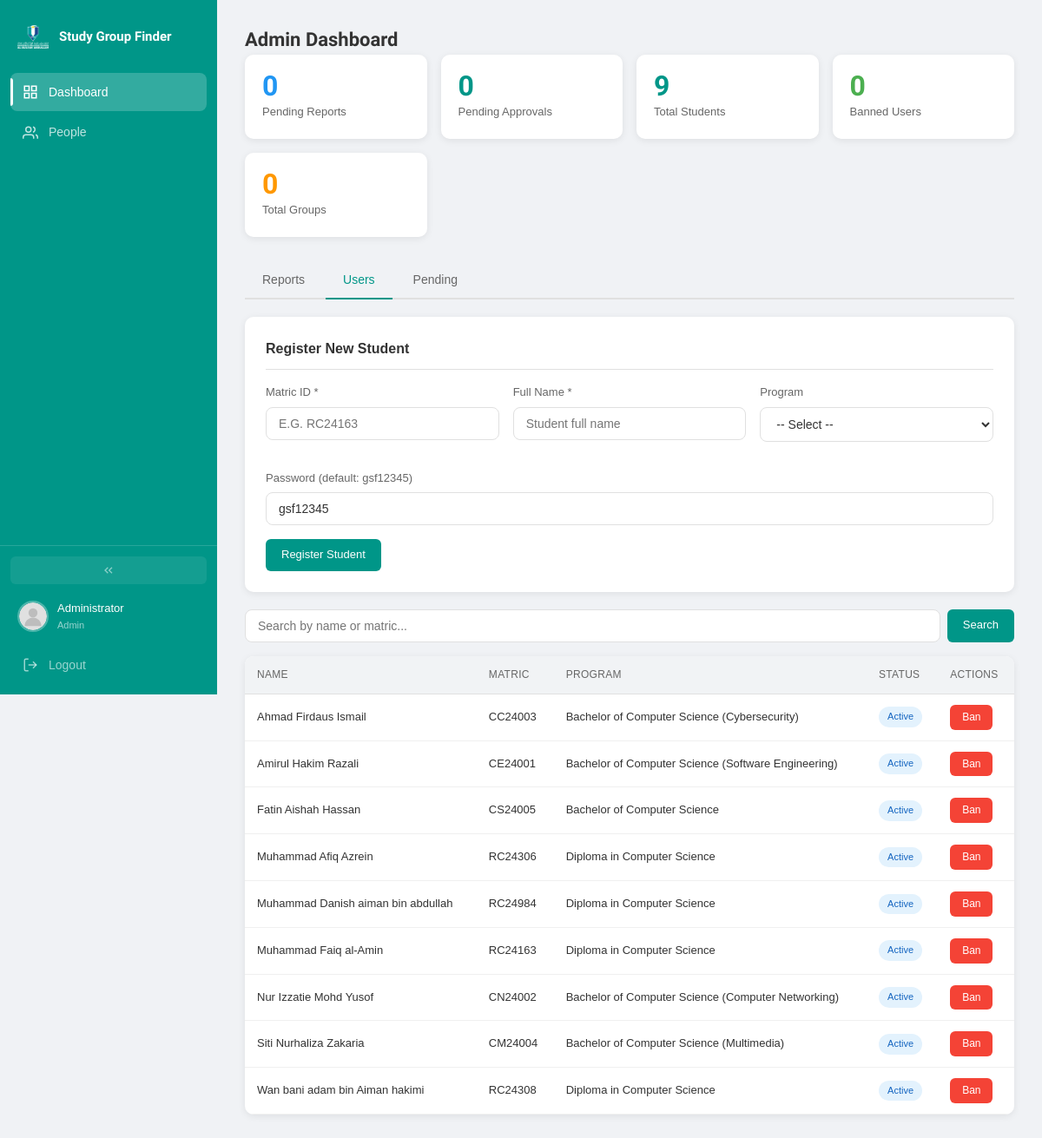
Screenshot of /php/admin/?tab=users (signed in) with the database file from the repository.
### tables this page shows
CREATE TABLE IF NOT EXISTS users (
    id INT AUTO_INCREMENT PRIMARY KEY,
    matric_id VARCHAR(20) UNIQUE NOT NULL,
    full_name VARCHAR(100) NOT NULL,
    password VARCHAR(255) NOT NULL,
    role ENUM('Student','Admin') DEFAULT 'Student',
    approved TINYINT(1) NOT NULL DEFAULT 1,
    program VARCHAR(100),
    bio TEXT,
    avatar VARCHAR(255),
    banner VARCHAR(255),
    primary_color VARCHAR(7) DEFAULT '#009688',
    secondary_color VARCHAR(7) DEFAULT '#ffffff',
    text_color VARCHAR(7) DEFAULT '#333333',
    font_choice VARCHAR(30) DEFAULT 'Satoshi',
    card_style VARCHAR(20) DEFAULT 'plain',
    bg_type VARCHAR(20) DEFAULT 'default',
    bg_color VARCHAR(7) DEFAULT '#f0f2f5',
    bg_image VARCHAR(255),
    last_active DATETIME,
    banned_until DATETIME,
    ban_reason TEXT,
    muted_until DATETIME,
    created_at TIMESTAMP DEFAULT CURRENT_TIMESTAMP
);

### php/core/auth.php (called while the page is built, shortened)
<?php
function e(?string $val): string {
    return htmlspecialchars($val ?? '', ENT_QUOTES, 'UTF-8');
}

### php/admin/index.php (the view, shortened to what this page needs)
<?php
require_once __DIR__ . '/../core/auth.php';
require_once __DIR__ . '/../core/db.php';
require_once __DIR__ . '/../core/layout.php';
$base = base_url();
$tab = $_GET['tab'] ?? 'reports';
$stmt = $pdo->query("SELECT COUNT(*) FROM reports WHERE status = 'pending'");
$pending_reports = (int) $stmt->fetchColumn();
$stmt = $pdo->query("SELECT COUNT(*) FROM users WHERE role = 'Student' AND approved = 1");
$total_users = (int) $stmt->fetchColumn();
$stmt = $pdo->query("SELECT COUNT(*) FROM users WHERE role = 'Student' AND approved = 0");
$pending_approvals = (int) $stmt->fetchColumn();
$stmt = $pdo->query("SELECT COUNT(*) FROM users WHERE role = 'Student' AND approved = 1 AND banned_until IS NOT NULL AND banned_until > NOW()");
$banned_users = (int) $stmt->fetchColumn();
$stmt = $pdo->query("SELECT COUNT(*) FROM groups_");
$total_groups = (int) $stmt->fetchColumn();
if ($tab === 'users') {
    $search = trim($_GET['q'] ?? '');
    $where = "WHERE u.role = 'Student' AND u.approved = 1";
    $params = [];
    $stmt = $pdo->prepare("SELECT u.* FROM users u $where ORDER BY u.full_name ASC LIMIT 100");
    $stmt->execute($params);
    $users = $stmt->fetchAll();
} elseif ($tab === 'pending') {
    $stmt = $pdo->query("SELECT * FROM users WHERE role = 'Student' AND approved = 0 ORDER BY created_at ASC LIMIT 200");
    $pending_users = $stmt->fetchAll();
}
?>
<main class="main_content">
    <h1 class="page_title">Admin Dashboard</h1>
    <div class="stats_grid">
        <div class="stat_card">
            <div class="stat_value color_1"><?= $pending_reports ?></div>
            <div class="stat_label">Pending Reports</div>
        </div>
        <div class="stat_card">
            <div class="stat_value color_2"><?= $pending_approvals ?></div>
            <div class="stat_label">Pending Approvals</div>
        </div>
        <div class="stat_card">
            <div class="stat_value color_2"><?= $total_users ?></div>
            <div class="stat_label">Total Students</div>
        </div>
        <div class="stat_card">
            <div class="stat_value color_3"><?= $banned_users ?></div>
            <div class="stat_label">Banned Users</div>
        </div>
        <div class="stat_card">
            <div class="stat_value color_4"><?= $total_groups ?></div>
            <div class="stat_label">Total Groups</div>
        </div>
    </div>
    <div class="admin_tabs">
        <a href="?tab=reports" class="admin_tab<?= $tab === 'reports' ? ' active' : '' ?>">Reports</a>
        <a href="?tab=users" class="admin_tab<?= $tab === 'users' ? ' active' : '' ?>">Users</a>
        <a href="?tab=pending" class="admin_tab<?= $tab === 'pending' ? ' active' : '' ?>">Pending<?= $pending_approvals > 0 ? ' (' . $pending_approvals . ')' : '' ?></a>
    </div>
    <?php if ($tab === 'users'): ?>
    <div class="profile_section" style="margin-bottom:20px;">
        <h3 class="profile_section_title">Register New Student</h3>
        <form method="POST">
            <div class="pref_row">
                <div class="field_group">
                    <label class="field_label" for="matric_id">Matric ID *</label>
                    <input class="field_input" type="text" id="matric_id" name="matric_id" placeholder="e.g. RC24163" style="text-transform:uppercase;" required>
                </div>
                <div class="field_group">
                    <label class="field_label" for="full_name">Full Name *</label>
                    <input class="field_input" type="text" id="full_name" name="full_name" placeholder="Student full name" required>
                </div>
                <div class="field_group">
                    <label class="field_label" for="program">Program</label>
                    <select class="field_input" id="program" name="program">
                        <option value="">-- Select --</option>
                    </select>
                </div>
            </div>
            <div class="field_group">
                <label class="field_label">Password (default: gsf12345)</label>
                <input class="field_input" type="text" name="password" value="gsf12345" placeholder="Initial password">
            </div>
            <button type="submit" class="btn btn_primary">Register Student</button>
        </form>
    </div>
    <form method="GET" class="search_bar" style="margin-bottom:16px;">
        <input class="field_input" type="text" name="q" value="<?= e($search ?? '') ?>" placeholder="Search by name or matric...">
        <button type="submit" class="btn btn_primary">Search</button>
    </form>
    <?php if (empty($users)): ?>
    <div class="empty_state"><h3>No users found</h3></div>
    <?php else: ?>
    <div class="admin_table_wrap">
        <table class="admin_table">
            <thead>
                <tr>
                    <th>Name</th>
                    <th>Matric</th>
                    <th>Program</th>
                    <th>Status</th>
                    <th>Actions</th>
                </tr>
            </thead>
            <tbody>
                <?php foreach ($users as $u):
                    $is_banned = $u['banned_until'] && strtotime($u['banned_until']) > time();
                ?>
                <tr>
                    <td><?= e($u['full_name']) ?></td>
                    <td><?= e($u['matric_id']) ?></td>
                    <td><?= e($u['program'] ?? '-') ?></td>
                    <td>
                        <?php if ($is_banned): ?>
                        <span class="badge badge_danger">Banned until <?= date('M j, H:i', strtotime($u['banned_until'])) ?></span>
                        <?php else: ?>
                        <span class="badge badge_info">Active</span>
                        <?php endif; ?>
                    </td>
                    <td>
                        <?php if ($is_banned): ?>
                        <form method="POST" action="<?= $base ?>/php/api/reports.php" style="display:inline;">
                            <input type="hidden" name="action" value="unban">
                            <input type="hidden" name="user_id" value="<?= $u['id'] ?>">
                            <input type="hidden" name="csrf" value="<?= csrf_token() ?>">
                            <button type="submit" class="btn btn_primary btn_sm">Unban</button>
                        </form>
                        <?php else: ?>
                        <button type="button" class="btn btn_danger btn_sm" onclick="GSF.confirm('Ban this user for 3 days?',function(){document.getElementById('ban_form_<?= $u['id'] ?>').submit();})">Ban</button>
                        <?php endif; ?>
                    </td>
                </tr>
                <?php endforeach; ?>
            </tbody>
        </table>
    </div>
    <?php endif; ?>
    <?php endif; ?>
</main>

### rows the page displays
users: full_name "Ahmad Firdaus Ismail", matric "CC24003", program "Bachelor of Computer Science (Cybersecurity)", shows "Active"
users: full_name "Amirul Hakim Razali", matric "CE24001", program "Bachelor of Computer Science (Software Engineering)", shows "Active"
users: full_name "Fatin Aishah Hassan", matric "CS24005", program "Bachelor of Computer Science", shows "Active"
users: full_name "Muhammad Afiq Azrein", matric "RC24306", program "Diploma in Computer Science", shows "Active"
users: full_name "Muhammad Danish aiman bin abdullah", matric "RC24984", program "Diploma in Computer Science", shows "Active"
users: full_name "Muhammad Faiq al-Amin", matric "RC24163", program "Diploma in Computer Science", shows "Active"
users: full_name "Nur Izzatie Mohd Yusof", matric "CN24002", program "Bachelor of Computer Science (Computer Networking)", shows "Active"
users: full_name "Siti Nurhaliza Zakaria", matric "CM24004", program "Bachelor of Computer Science (Multimedia)", shows "Active"
users: full_name "Wan bani adam bin Aiman hakimi", matric "RC24308", program "Diploma in Computer Science", shows "Active"

### other values shown
$name "Administrator"
$role "Admin"
$pending_reports "0"
$pending_approvals "0"
$total_users "9"
$banned_users "0"
$total_groups "0"
